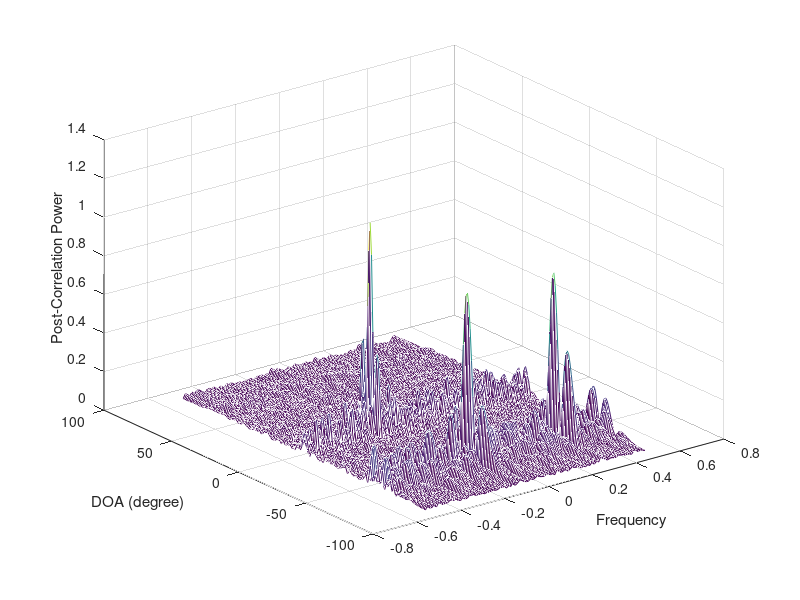

The MATLAB script that drew this image:
clear

nT = 10;
nR = 10;
L = 181;
M = 101;
theta = linspace(-90,90,L).'*pi/180;
freq = linspace(-0.5,0.5,M).';

% Transmitted Signal
N = 100;
X = (sign(randn(nT,N)) + 1j*sign(randn(nT,N)))/sqrt(2);
% for n = 1:N
%     X(:,n) = R^(0.5)*X(:,n);
% end
% X = (sign(randn(1,N)) + 1j*sign(randn(1,N)))/sqrt(2);
% X = repmat(X,nT,1);

% SNR_range = -80:5:-10;
% rr = length(SNR_range);

% for r = 1:rr
%     SNR = 10^(SNR_range(r)/10);
%     varn = 1/SNR;
varn = 1;

% Target 1
fd = -0.1;
thetat = -55*pi/180;
d = exp(1j*2*pi*fd*(0:N-1)).';
aT = exp(1j*pi*(0:nT-1)*sin(thetat)).';
aR = exp(1j*pi*(0:nR-1)*sin(thetat)).';
Y = aR*aT.'*X*diag(d);

% Target 2
fd = 0.3;
thetat = -55*pi/180;
d = exp(1j*2*pi*fd*(0:N-1)).';
aT = exp(1j*pi*(0:nT-1)*sin(thetat)).';
aR = exp(1j*pi*(0:nR-1)*sin(thetat)).';
Y = Y + aR*aT.'*X*diag(d);

% Target 3
fd = -0.2;
thetat = 0*pi/180;
d = exp(1j*2*pi*fd*(0:N-1)).';
aT = exp(1j*pi*(0:nT-1)*sin(thetat)).';
aR = exp(1j*pi*(0:nR-1)*sin(thetat)).';
Y = Y + aR*aT.'*X*diag(d);

% Noise
Y = Y + sqrt(varn)*(randn(nR,N) + 1j*randn(nR,N));
y = vec(Y);

% Detection
P = zeros(L,M);
for i = 1:L
    aT = exp(1j*pi*(0:nT-1)*sin(theta(i))).';
    aR = exp(1j*pi*(0:nR-1)*sin(theta(i))).';
    A = aR*aT.';
    for k = 1:M
        dk = exp(1j*2*pi*freq(k)*(0:N-1)).';
        vk = vec(A*X*diag(dk));
        P(i,k) = abs(y'*vk + vk'*y) / (2*N*nT*nR);
    end
end

mesh(freq,theta*180/pi,P)
xlabel('Frequency')
ylabel('DOA (degree)')
zlabel('Post-Correlation Power')

%% MSE
% 
% [val,t_ind] = max(max(P'));
% [val,f_ind] = max(max(P));
% 
% t_mse(r) = (thetat-theta(t_ind))^2;
% f_mse(r) = (fd - freq(f_ind))^2;
% 
% end
% 
% plot(SNR_range,t_mse)
% plot(SNR_range,f_mse)